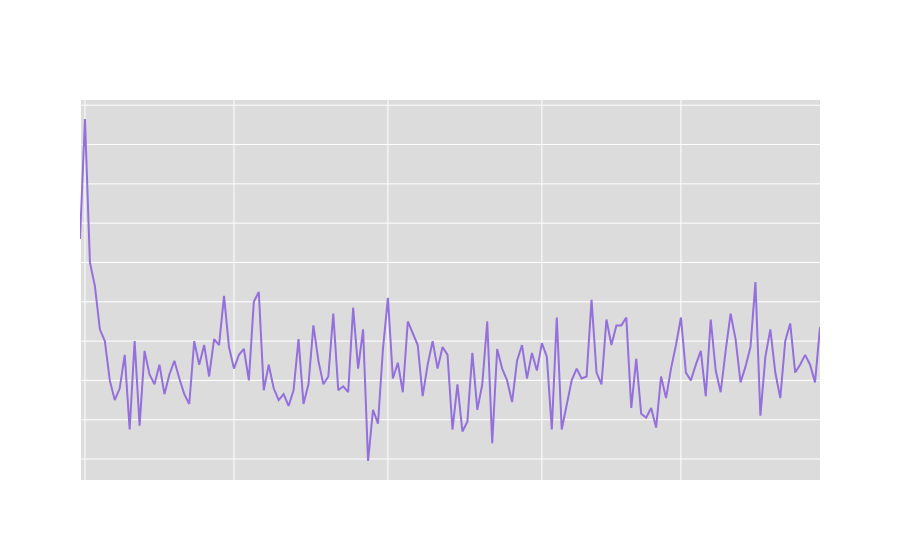

Write notebook code for a chart like this one.
### Markdown cell above
## Rezultate și vizualizare

Rezultatele sunt reprezentate grafic folosind librăria Plotly.
Primul grafic figurează modul în care gripa se modifică în fiecare zi, începând din luna noiembrie, până în ultima zi din martie.

Acest grafic ajută la înțelegerea modului în care gripa se răspândește în oraș.

### Code cell
# plotarea rezultatelor 
zile_pe_luna = [30, 31, 31, 28, 31]
luni = ['Nov', 'Dec', 'Jan', 'Feb', 'Mar'] 
pozitie_luna = [1] + [sum(zile_pe_luna[:i]) + 1 for i in range(1, len(zile_pe_luna))]

# for i, luna in enumerate(luni):
#     print(f"1st {luna} is on day {pozitie_luna[i]}")

fig = go.Figure()

fig.add_trace(go.Scatter(
    x=np.arange(simulare_zile), 
    y=nr_infectati_pe_zi, 
    mode='lines', 
    name='Numar infectati in perioda noiembrie - martie', 
    line=dict(color='MediumPurple', width=2)))

fig.update_layout(title=dict(text='Evoluția gripei în București (noiembrie - martie)', x=0.5),
                   xaxis=dict(title='Zile', tickvals=pozitie_luna, ticktext=luni),
                   yaxis_title='Nr persoane infectate',
                   paper_bgcolor='rgba(0,0,0,0)',
                   font=dict(family='system-ui', size=14, color='white'),
                   plot_bgcolor='Gainsboro')
fig.show()

### Figure 1 — Plotly figure (JSON) as saved in the notebook; plotly's stock layout.template omitted (floating-point values rounded to 4 significant figures; data arrays with more than 128 entries replaced by an {"elided": "..."} marker saying what was removed)
{"data": [{"line": {"color": "MediumPurple", "width": 2}, "mode": "lines", "name": "Numar infectati in perioda noiembrie - martie", "type": "scatter", "x": {"elided": "150 int values"}, "y": {"elided": "150 int values"}}], "layout": {"font": {"color": "white", "family": "system-ui", "size": 14}, "paper_bgcolor": "rgba(0,0,0,0)", "plot_bgcolor": "Gainsboro", "title": {"text": "Evoluția gripei în București (noiembrie - martie)", "x": 0.5}, "xaxis": {"ticktext": ["Nov", "Dec", "Jan", "Feb", "Mar"], "tickvals": [1, 31, 62, 93, 121], "title": {"text": "Zile"}}, "yaxis": {"title": {"text": "Nr persoane infectate"}}}}
